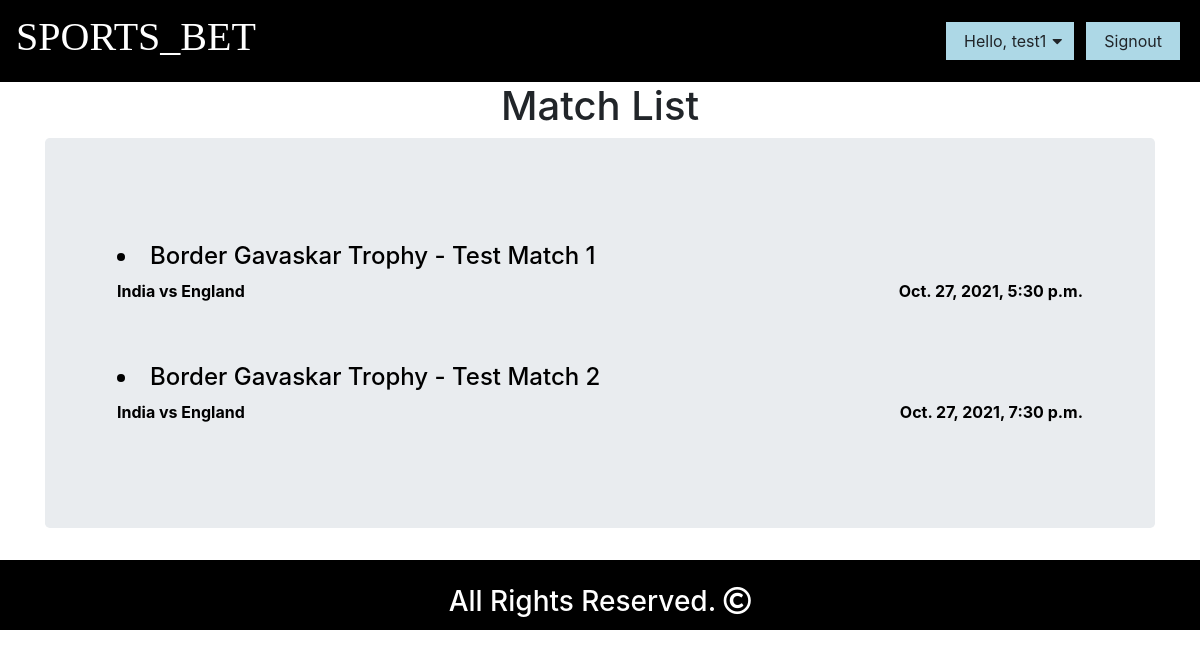
/matches/cricket/ (signed in), run on the app's committed database.
### structure/models.py (models this page shows, shortened)
class match(models.Model):
    matchdesc = models.CharField(max_length=800)
    sport = models.ForeignKey(sport, on_delete=models.CASCADE)
    start = models.DateTimeField(blank=True , null=True)
    matchtype = models.CharField(max_length=40 , blank = True , null = True)
    team1 = models.ForeignKey(team , related_name="team1" , on_delete=models.CASCADE)
    team2 = models.ForeignKey(team , related_name="team2" , on_delete=models.CASCADE)
    venue = models.CharField(max_length=50 , blank = True , null = True)

class team(models.Model):
    teamname = models.CharField(max_length=30)
    teamdesc = models.CharField(max_length=600, null= True , blank=True)
    sport = models.ForeignKey(sport , on_delete=models.CASCADE)
    created_at = models.DateTimeField(auto_created=True)
    updated_at = models.DateTimeField(auto_now_add= True)
    class Meta:
        unique_together = ('teamname', 'sport',)
    def __str__(self):
        return str(self.teamname)

### match/views.py (the view)
# urls.py: path('<pk>/', views.matchhome , name = "matchhome"),
def matchhome(request,pk):
    matches = match.objects.all().filter(sport__sportname = 'Cricket')
    context = {
        'matches' : matches
    }
    return render(request, 'matches/match_list.html' , context)

### templates/matches/match_list.html (shortened to what this page needs)
<!DOCTYPE html>
{% extends "base.html" %}
{% load static %}
{% block body %}
<div>
    <h1 class="center-align">Match List</h1>
    <div class="container">
        <div class="jumbotron">
            {% for match in matches %}
            <div class="match-listings">
                <a href="{% url 'team:cricket_team_create' match.id %}" class="no-decoration">
                        <h4><li>{{match.matchdesc}} - {{match.matchtype}}</li></h4>
                        <b style="float: left;"> {{match.team1}} vs {{match.team2}} </b>
                        <b style="float: right;"> {{match.start}} </b>
                        <br>
                </a>
            </div>
            {% endfor %}
        </div>
    </div>
</div>
{% endblock %}

### templates/base.html (shortened to what this page needs)
<!DOCTYPE html>
{% load static %}
<html>
<head>
    <link rel="stylesheet" href="https://stackpath.bootstrapcdn.com/bootstrap/4.4.1/css/bootstrap.min.css">
    <link rel="stylesheet" type="text/css" href="{% static 'css/base.css' %}">
    <link rel="stylesheet" href="https://use.fontawesome.com/releases/v5.12.1/css/all.css">
</head>
<body>
        <nav class="navbar navbar-expand-lg" style="background-color: black;">
        <a class="navbar-brand" href="{% url 'homepage:home' %}"> <h1 style="font-family: comicsans; color: white;" >SPORTS_BET</h1></a>
        <div class="collapse navbar-collapse" id="navbarSupportedContent">
            <ul class="navbar-nav mr-auto">
                <li class="nav-item active" style="display: inline;">
                    <a class="nav-link" href="#"> <span class="sr-only">(current)</span></a>
                </li>
            </ul>
            <div class="form-inline my-2 my-lg-0">
                {% if user.is_authenticated %}
                    <div class="dropdown">
                        <a href="#" class="btn btn-warning navbutton" style="margin: 4px;"><button class = "button btn-warning navbutton" style="border: none;"> Hello, {{user.username}}</button><i class="fa fa-caret-down"></i></a>
                    </div>
                    <a href="{% url 'registration:signout' %}" class="btn btn-warning navbutton"> <button class = "button btn-warning navbutton" style="border: none;" onclick="return confirm('are you sure ?') "> Signout </button></a>
                {% else %}
                    <a href="{% url 'registration:signin' %}" style="margin: 4px;" class="btn btn-warning">Signin</a>
                    <a href="{% url 'registration:signup' %}" class="btn btn-warning">Signup</a>
                {% endif %}
            </div>
        </div>
    </nav>
            {% block body %}
            {% endblock body %}
            <div class="footer">
                <h3 class="center-align footer-text">All Rights Reserved. <i class="far fa-copyright"></i></h3>
            </div>
</body>
</html>

### static/css/base.css (style rules this page uses)
body { overflow-x: hidden; }
.footer { background-color: black; height: 70px; max-height: 70px; padding: 5px; }
.footer-text { margin-top: 20px; color: White; }
.navbutton { background-color: #ADD8E6; border: 4px solid black; }
.center-align { text-align: center; }
.no-decoration { text-decoration: none!important; color: black; }
.match-listings { margin: 20px; padding: 20px; }

### data on the page
match: matchdesc "Border Gavaskar Trophy", matchtype "Test Match 1", team1 "India", team2 "England", start "Oct. 27, 2021, 5:30 p.m."
match: matchdesc "Border Gavaskar Trophy", matchtype "Test Match 2", team1 "India", team2 "England", start "Oct. 27, 2021, 7:30 p.m."

### other printed values
{{ user.username }} "test1"
